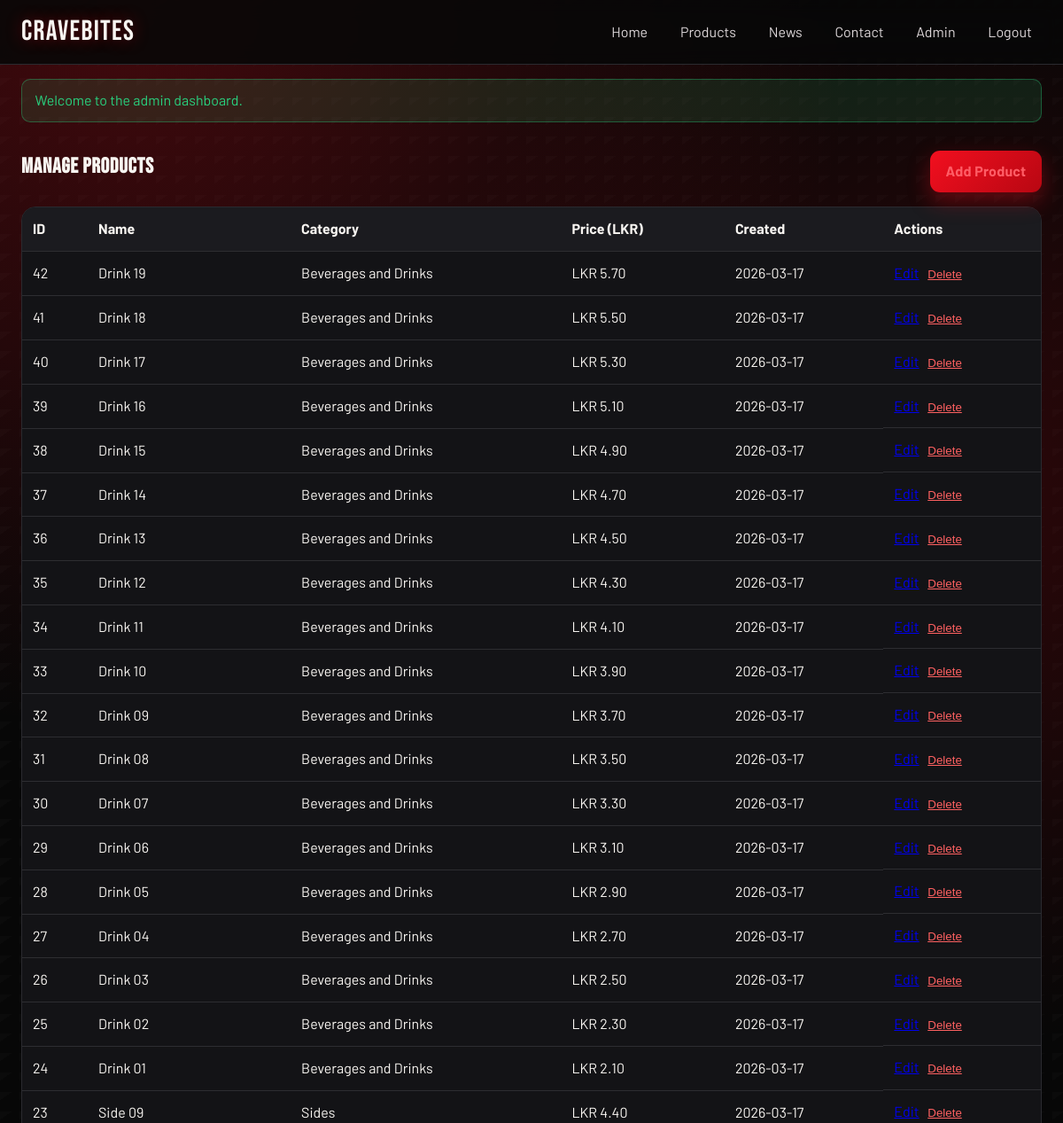
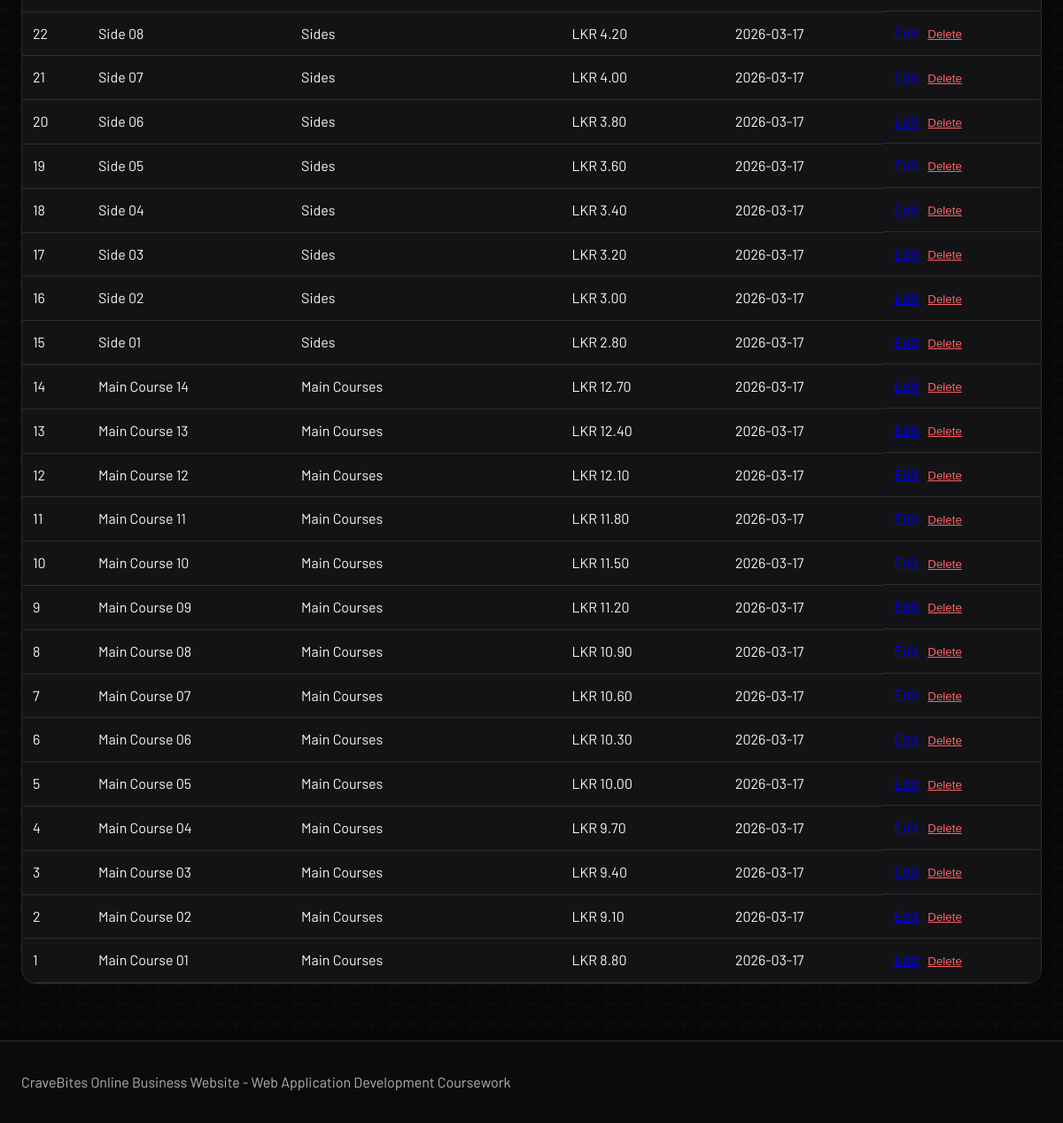
Page /.history/admin/products_20260317164502.php (signed in) on the committed database (2 pictures, top to bottom).
### tables this page shows
CREATE TABLE IF NOT EXISTS products (
    id INT AUTO_INCREMENT PRIMARY KEY,
    name VARCHAR(120) NOT NULL,
    category VARCHAR(80) NOT NULL DEFAULT 'Main Courses',
    description TEXT NOT NULL,
    price DECIMAL(10,2) NOT NULL,
    image_url VARCHAR(300) DEFAULT NULL,
    created_at TIMESTAMP DEFAULT CURRENT_TIMESTAMP
);

### includes/functions.php (called while the page is built, shortened)
<?php
function escape(?string $value): string
{
    return htmlspecialchars($value ?? '', ENT_QUOTES, 'UTF-8');
}
function base_path(): string
{
    static $basePath = null;
    if ($basePath !== null) {
        return $basePath;
    }
    $scriptName = str_replace('\\', '/', $_SERVER['SCRIPT_NAME'] ?? '');
    $dir = str_replace('\\', '/', dirname($scriptName));
    $dir = rtrim($dir, '/');
    if (substr($dir, -6) === '/admin') {
        $dir = substr($dir, 0, -6);
    }
    $basePath = $dir;
    return $basePath;
}
function url(string $path = ''): string
{
    $base = base_path();
    return ($base !== '' ? $base : '') . '/' . ltrim($path, '/');
}
function format_price(float $price): string
{
    return number_format($price, 2);
}

### .history/admin/products_20260317164502.php (the view, shortened to what this page needs)
<?php
require_once __DIR__ . '/../includes/bootstrap.php';
$products = $pdo->query('SELECT id, name, category, price, created_at FROM products ORDER BY id DESC')->fetchAll();
require_once __DIR__ . '/../includes/header.php';
?>
<section class="wrap section">
    <div class="section-head">
        <h1>Manage Products</h1>
        <a class="btn" href="<?php echo url('admin/product_form.php'); ?>">Add Product</a>
    </div>
    <div class="table-wrap">
        <table>
            <thead>
                <tr>
                    <th>ID</th>
                    <th>Name</th>
                    <th>Category</th>
                    <th>Price (LKR)</th>
                    <th>Created</th>
                    <th>Actions</th>
                </tr>
            </thead>
            <tbody>
                <?php foreach ($products as $item): ?>
                    <tr>
                        <td><?php echo (int) $item['id']; ?></td>
                        <td><?php echo escape($item['name']); ?></td>
                        <td><?php echo escape($item['category'] ?? 'Main Courses'); ?></td>
                        <td>LKR <?php echo format_price((float) $item['price']); ?></td>
                        <td><?php echo escape(date('Y-m-d', strtotime($item['created_at']))); ?></td>
                        <td class="actions">
                            <a href="<?php echo url('admin/product_form.php?id=' . (int) $item['id']); ?>">Edit</a>
                            <form method="post" action="<?php echo url('admin/products.php'); ?>" onsubmit="return confirm('Delete this product?');">
                                <button type="submit" class="link-danger">Delete</button>
                            </form>
                        </td>
                    </tr>
                <?php endforeach; ?>
            </tbody>
        </table>
    </div>
</section>
<?php require_once __DIR__ . '/../includes/footer.php'; ?>

### public/css/styles.css (style rules this page uses)
:root { --bg: #070707; --bg-elev: #0f0f10; --ink: #f8f5f1; --brand: #f20f1f; --brand-strong: #b80712; --brand-soft: #ff5d66; --card: #141416; --card-2: #1a1a1d; --muted: #b8afb2; --line: #2a2a2f; --ok: #29d17e; --danger: #ff6161; --radius: 16px; --shadow: 0 20px 50px rgba(0, 0, 0, 0.45); }
* { box-sizing: border-box; }
body { margin: 0; font-family: "Barlow", "Segoe UI", sans-serif; color: var(--ink); background: radial-gradient(circle at 12% 0%, rgba(242, 15, 31, 0.25) 0, transparent 30%), radial-gradient(circle at 88% 22%, rgba(184, 7, 18, 0.22) 0, transparent 28%), linear-gradient(145deg, rgba(255, 255, 255, 0.015) 25%, transparent 25%) 0 0 / 22px 22px, var(--bg); min-height: 100vh; line-height: 1.55; }
.wrap { width: min(1480px, 96%); margin: 0 auto; }
h1, h2, h3 { font-family: "Bebas Neue", sans-serif; letter-spacing: 0.7px; margin: 0 0 0.7rem; line-height: 1.1; }
.btn { display: inline-block; border: none; cursor: pointer; text-decoration: none; background: linear-gradient(135deg, var(--brand) 0%, var(--brand-strong) 100%); color: #fff; font-weight: 700; letter-spacing: 0.2px; border-radius: 11px; padding: 0.7rem 1.1rem; box-shadow: 0 10px 24px rgba(242, 15, 31, 0.35); transition: transform 0.2s ease, filter 0.2s ease, box-shadow 0.2s ease; }
.section { padding: 2rem 0; }
.section-head { display: flex; justify-content: space-between; align-items: center; gap: 1rem; margin-bottom: 1rem; }
.section-head a { color: var(--brand-soft); font-weight: 700; }
.table-wrap { overflow-x: auto; background: #131316; border-radius: var(--radius); border: 1px solid var(--line); }
table { width: 100%; border-collapse: collapse; }
th, td { padding: 0.75rem; border-bottom: 1px solid #2d2d31; text-align: left; vertical-align: top; }
th { background: #1b1b1f; }
.actions { display: flex; align-items: center; gap: 0.6rem; }
.actions form { margin: 0; }
.link-danger { border: none; background: transparent; color: var(--danger); text-decoration: underline; cursor: pointer; padding: 0; }
.hero-grid, .section, .card, .news-card, .news-item, .stat-card { animation: rise-in 0.6s ease both; }

### rows in the picture
products: id "42", name "Drink 19", category "Beverages and Drinks", price "5.70", created_at "2026-03-17"
products: id "41", name "Drink 18", category "Beverages and Drinks", price "5.50", created_at "2026-03-17"
products: id "40", name "Drink 17", category "Beverages and Drinks", price "5.30", created_at "2026-03-17"
products: id "39", name "Drink 16", category "Beverages and Drinks", price "5.10", created_at "2026-03-17"
products: id "38", name "Drink 15", category "Beverages and Drinks", price "4.90", created_at "2026-03-17"
products: id "37", name "Drink 14", category "Beverages and Drinks", price "4.70", created_at "2026-03-17"
products: id "36", name "Drink 13", category "Beverages and Drinks", price "4.50", created_at "2026-03-17"
products: id "35", name "Drink 12", category "Beverages and Drinks", price "4.30", created_at "2026-03-17"
products: id "34", name "Drink 11", category "Beverages and Drinks", price "4.10", created_at "2026-03-17"
products: id "33", name "Drink 10", category "Beverages and Drinks", price "3.90", created_at "2026-03-17"
products: id "32", name "Drink 09", category "Beverages and Drinks", price "3.70", created_at "2026-03-17"
products: id "31", name "Drink 08", category "Beverages and Drinks", price "3.50", created_at "2026-03-17"
products: id "30", name "Drink 07", category "Beverages and Drinks", price "3.30", created_at "2026-03-17"
products: id "29", name "Drink 06", category "Beverages and Drinks", price "3.10", created_at "2026-03-17"
products: id "28", name "Drink 05", category "Beverages and Drinks", price "2.90", created_at "2026-03-17"
products: id "27", name "Drink 04", category "Beverages and Drinks", price "2.70", created_at "2026-03-17"
products: id "26", name "Drink 03", category "Beverages and Drinks", price "2.50", created_at "2026-03-17"
products: id "25", name "Drink 02", category "Beverages and Drinks", price "2.30", created_at "2026-03-17"
products: id "24", name "Drink 01", category "Beverages and Drinks", price "2.10", created_at "2026-03-17"
products: id "23", name "Side 09", category "Sides", price "4.40", created_at "2026-03-17"
products: id "22", name "Side 08", category "Sides", price "4.20", created_at "2026-03-17"
products: id "21", name "Side 07", category "Sides", price "4.00", created_at "2026-03-17"
products: id "20", name "Side 06", category "Sides", price "3.80", created_at "2026-03-17"
products: id "19", name "Side 05", category "Sides", price "3.60", created_at "2026-03-17"
products: id "18", name "Side 04", category "Sides", price "3.40", created_at "2026-03-17"
products: id "17", name "Side 03", category "Sides", price "3.20", created_at "2026-03-17"
products: id "16", name "Side 02", category "Sides", price "3.00", created_at "2026-03-17"
products: id "15", name "Side 01", category "Sides", price "2.80", created_at "2026-03-17"
products: id "14", name "Main Course 14", category "Main Courses", price "12.70", created_at "2026-03-17"
products: id "13", name "Main Course 13", category "Main Courses", price "12.40", created_at "2026-03-17"
products: id "12", name "Main Course 12", category "Main Courses", price "12.10", created_at "2026-03-17"
products: id "11", name "Main Course 11", category "Main Courses", price "11.80", created_at "2026-03-17"
products: id "10", name "Main Course 10", category "Main Courses", price "11.50", created_at "2026-03-17"
products: id "9", name "Main Course 09", category "Main Courses", price "11.20", created_at "2026-03-17"
products: id "8", name "Main Course 08", category "Main Courses", price "10.90", created_at "2026-03-17"
products: id "7", name "Main Course 07", category "Main Courses", price "10.60", created_at "2026-03-17"
products: id "6", name "Main Course 06", category "Main Courses", price "10.30", created_at "2026-03-17"
products: id "5", name "Main Course 05", category "Main Courses", price "10.00", created_at "2026-03-17"
products: id "4", name "Main Course 04", category "Main Courses", price "9.70", created_at "2026-03-17"
products: id "3", name "Main Course 03", category "Main Courses", price "9.40", created_at "2026-03-17"
products: id "2", name "Main Course 02", category "Main Courses", price "9.10", created_at "2026-03-17"
products: id "1", name "Main Course 01", category "Main Courses", price "8.80", created_at "2026-03-17"

### other values in the picture
$flash['message'] "Welcome to the admin dashboard."
